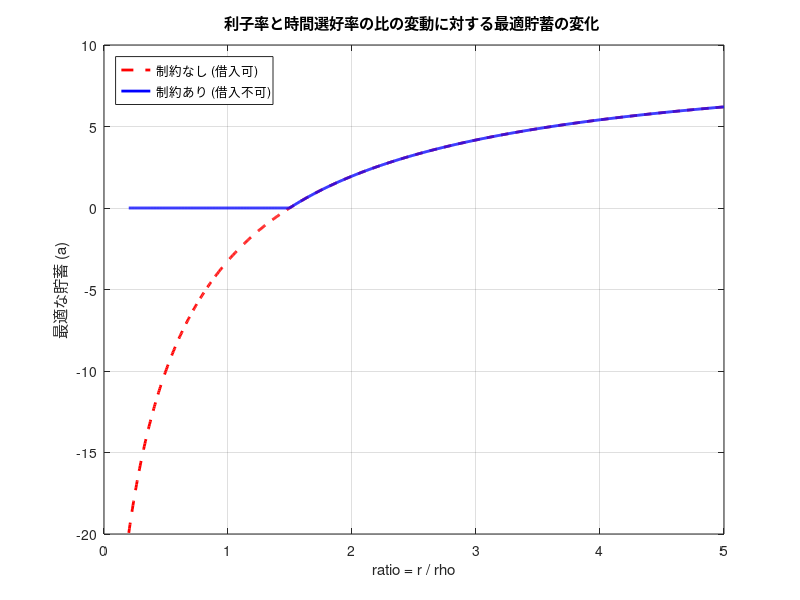

The MATLAB script that drew this image:
clear
close all
% パラメーター
Y = 30; 
r = 1.025 ^ Y - 1;
gamma = 2; 
w1 = 100;
w2 = 110;

% グリッド
% ratio = r / rho とする。
ratio_grid = linspace(0.2, 5.0, 1000); 
a_nonlim_grid = zeros(size(ratio_grid));  
a_lim_grid = zeros(size(ratio_grid)); 

for i = 1:length(ratio_grid)
    ratio = ratio_grid(i);
    rho = r / ratio;
    X = (1+r)/(1+rho);
    
    % オイラー方程式の残差関数
    R = @(a) (X ./ ((w2 + (1+r) * a) .^ gamma)) ./ (1 ./ ((w1 - a) .^ gamma)) - 1;
    
    % 境界の設定
    borrowing_limit = -w2 / (1+r) + 1e-5; 
    upper_limit = w1 - 1e-5;
    
    % 流動性制約なし（借入可)
    if borrowing_limit < upper_limit && R(borrowing_limit) * R(upper_limit) < 0 
        a_nonlim_grid(i) = fzero(R, [borrowing_limit, upper_limit]); 
    else
        a_nonlim_grid(i) = NaN; 
    end
    
    % 流動性制約あり（借入不可)（a >= 0）
    if R(0) < 0 
        a_lim_grid(i) = 0;
    else 
        if 0 < upper_limit && R(0) * R(upper_limit) < 0 
            a_lim_grid(i) = fzero(R, [0, upper_limit]);
        else
            a_lim_grid(i) = NaN; 
        end
    end
end

% グラフの描画
figure;
plot(ratio_grid, a_nonlim_grid, '--', 'LineWidth', 2, 'Color', 'r'); hold on;
plot(ratio_grid, a_lim_grid, '-', 'LineWidth', 2, 'Color', 'b'); 
xlabel('ratio = r / rho');
ylabel('最適な貯蓄 (a)');
title('利子率と時間選好率の比の変動に対する最適貯蓄の変化 ');
legend('制約なし (借入可)', '制約あり (借入不可)', 'Location', 'NorthWest');
grid on;
